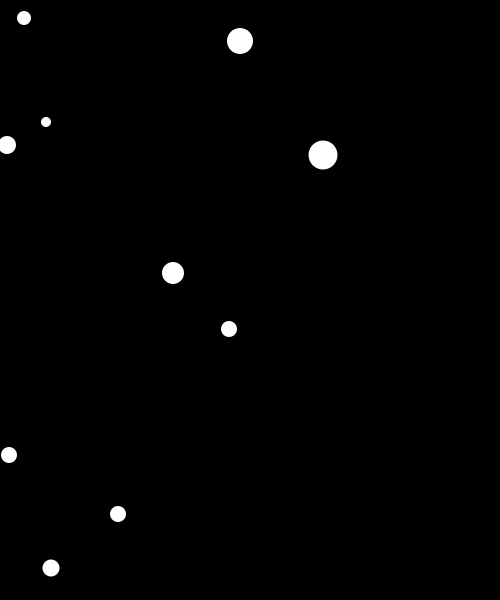
Frame 1 (no input)
Frame 60 (the mouse pressed at the canvas centre just before this capture): identical to frame 1, image omitted
Frame 120 (the mouse held since frame 60 and released just before this capture): identical to frame 1, image omitted

The Processing sketch that drew this single still picture (run headless with seeded random() and noise(); from frame 60 on, the mouse is pressed at the canvas centre):

// Processing sketch: w6_02_array
// ── w6_02_array.pde
// IMA NYU Shanghai
// Interaction Lab
// MOQN
// Oct 18 2016

int[] x = new int[10];
int[] y = new int[10];
int[] size = new int[10];

void setup() {
  size(500, 600);
  noStroke();
  background(0);
  int numOfCircles = x.length;
  for (int i=0; i<numOfCircles; i++) {
    x[i] = int(random(width));
    y[i] = int(random(height));
    size[i] = int(random(10, 30));
  }
}

void draw() {
  background(0);
  int numOfCircles = x.length;
  for (int i=0; i<numOfCircles; i++) {
    ellipse(x[i], y[i], size[i], size[i]);
  }
  
}
